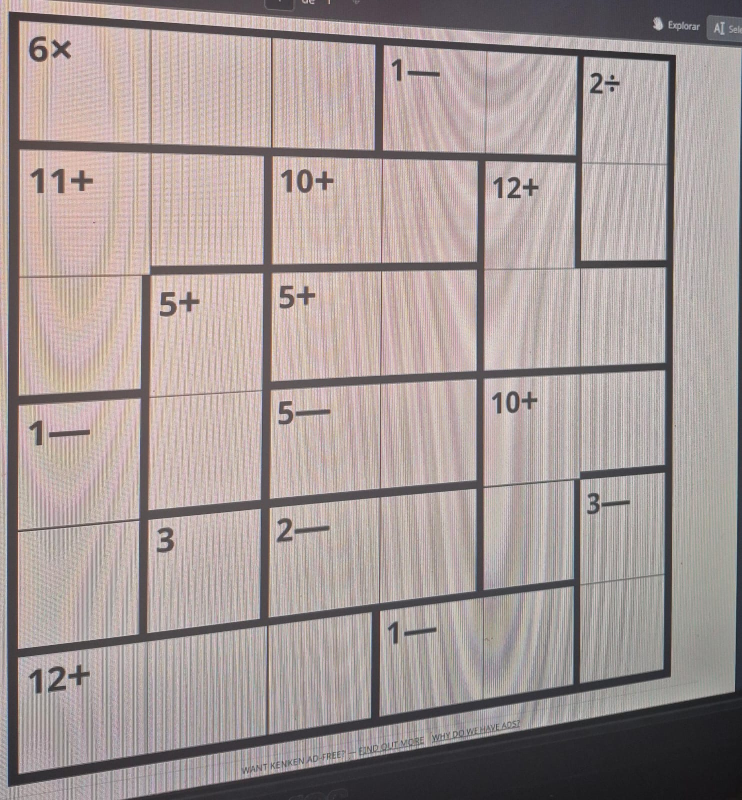
#> input picture irrelevant/prueba4.jpg, 1484 x 1600 px (shown at 1/2 size)
$ jupyter execute --allow-errors CNN_Model_test.ipynb
#> lines starting #> are read from the running program, lines starting #| are printed output that depends on the picture; after the words box and inside, x2 and y2 are one past the last pixel; in counts of white or black regions, pixels touching at a corner belong together
# Diagnóstico del pipeline de visión KenKen

Este notebook no entrena el modelo. Muestra cada etapa del procesamiento de una imagen tomada con cámara y señala dónde falla: contorno, perspectiva, grilla, jaulas, glyphs o clasificación.

[cell 1]
from pathlib import Path
import sys
import cv2
import numpy as np
import matplotlib.pyplot as plt

PROJECT_ROOT = Path.cwd().parent if Path.cwd().name == 'vision' else Path.cwd()
if str(PROJECT_ROOT) not in sys.path:
    sys.path.insert(0, str(PROJECT_ROOT))

IMAGE_PATH = PROJECT_ROOT / 'prueba4.jpg'
MODEL_PATH = PROJECT_ROOT / 'vision' / 'glyph_cnn.pt'
print('Imagen:', IMAGE_PATH)
print('Modelo:', MODEL_PATH)
if not IMAGE_PATH.exists():
    raise FileNotFoundError(f'Coloca prueba.jpg en la raíz del proyecto: {PROJECT_ROOT}')

## 1. Imagen original y normalización de iluminación

[cell 2]
image = cv2.imread(str(IMAGE_PATH))
#> image is the input picture: shape (1600, 1484, 3); mean B, G, R 151.3, 153.6, 165.6
if image is None:
    raise ValueError(f'OpenCV no pudo leer {IMAGE_PATH}')

gray = cv2.cvtColor(image, cv2.COLOR_BGR2GRAY)
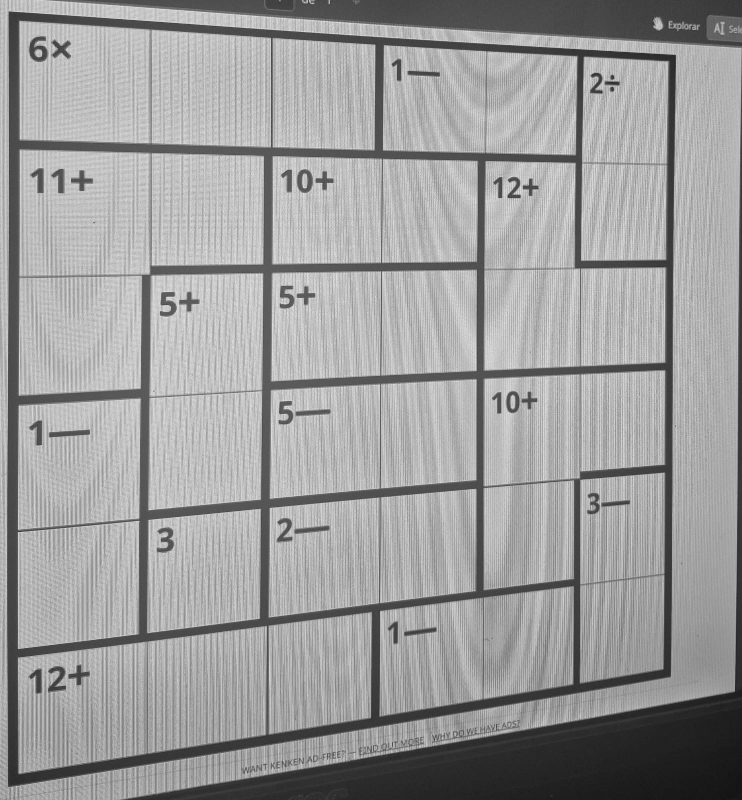
#> gray: shape (1600, 1484) (shown at 1/2 size); min 17, max 255, mean 156.9
clahe = cv2.createCLAHE(clipLimit=2.0, tileGridSize=(8, 8))
gray_clahe = clahe.apply(gray)
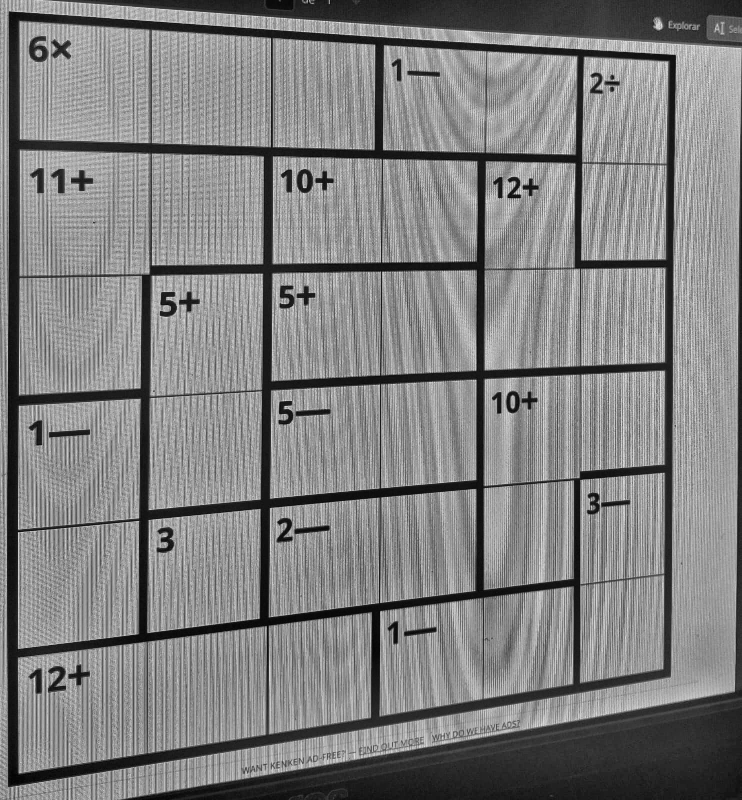
#> gray_clahe: shape (1600, 1484) (shown at 1/2 size); min 1, max 255, mean 129.2
background = cv2.GaussianBlur(gray_clahe, (0, 0), 25)
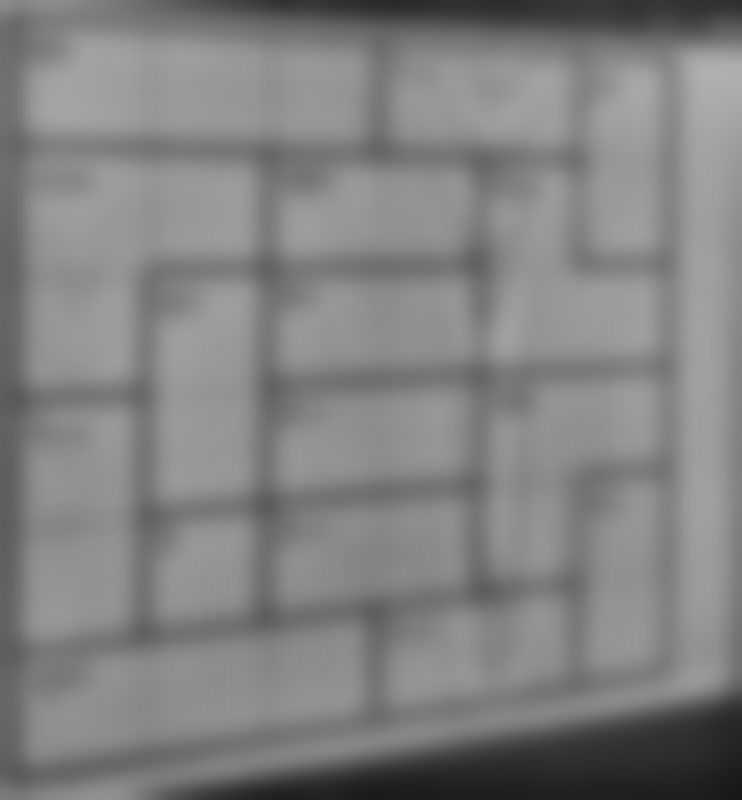
#> background: shape (1600, 1484) (shown at 1/2 size); min 24, max 176, mean 129.2
normalized = cv2.divide(gray_clahe, background, scale=255)
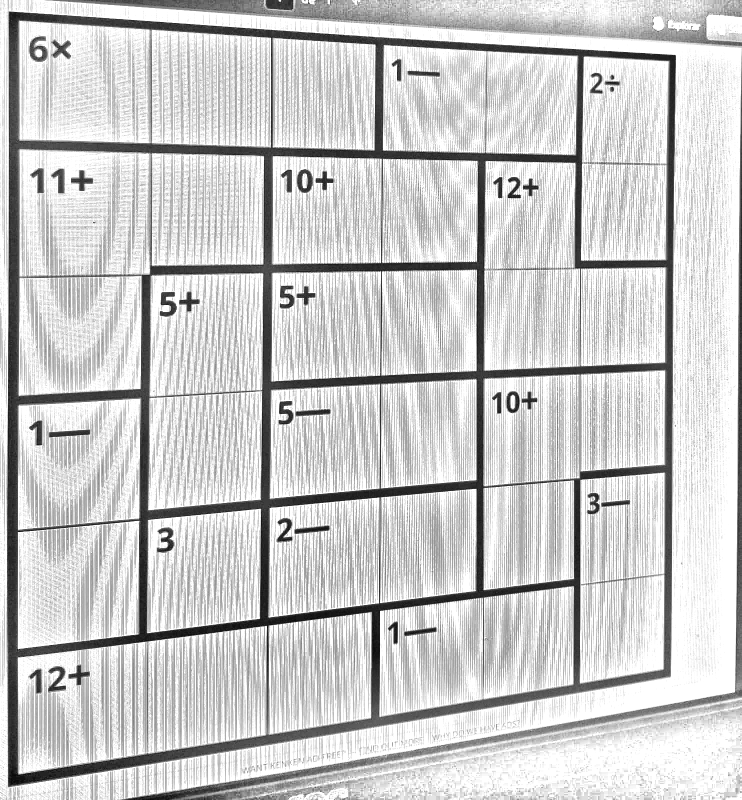
#> normalized: shape (1600, 1484) (shown at 1/2 size); min 2, max 255, mean 202.9

fig, axes = plt.subplots(1, 4, figsize=(22, 5))
for axis, data, title in zip(
    axes,
    [cv2.cvtColor(image, cv2.COLOR_BGR2RGB), gray, gray_clahe, normalized],
    ['Original', 'Escala de grises', 'CLAHE', 'Iluminación normalizada'],
):
    axis.imshow(data, cmap=None if data.ndim == 3 else 'gray')
    axis.set_title(title)
    axis.axis('off')
#> this loop made 4 passes
#> title on passes 1 to 4: 'Original', 'Escala de grises', 'CLAHE', 'Iluminación normalizada'
plt.show()
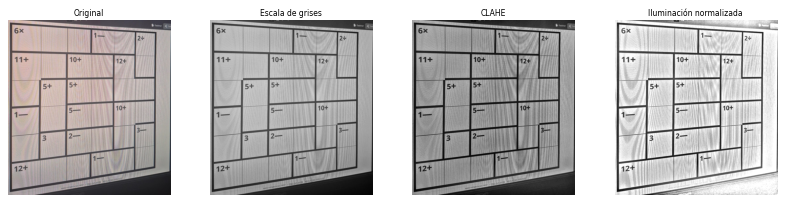
#> figure drawn by matplotlib, 4 panels

## 2. Umbral y contornos candidatos

Esta etapa permite ver si la cámara produce un contorno externo útil. Si no aparece un cuadrilátero grande alrededor del tablero, el fallo está antes de la CNN.

[cell 3]
threshold = cv2.adaptiveThreshold(
    cv2.GaussianBlur(normalized, (5, 5), 0), 255,
    cv2.ADAPTIVE_THRESH_GAUSSIAN_C, cv2.THRESH_BINARY_INV, 31, 10
)
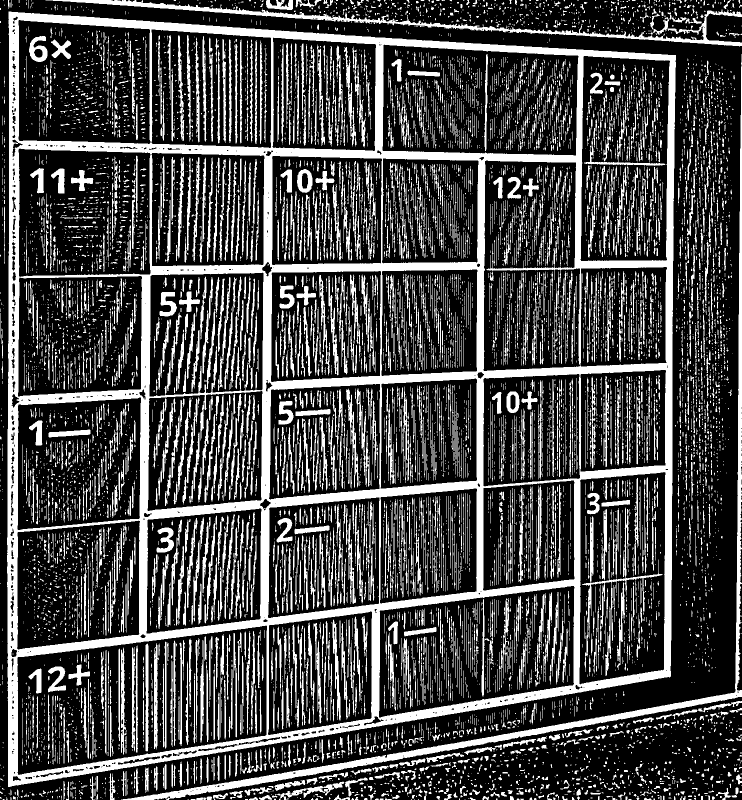
#> threshold: shape (1600, 1484) (shown at 1/2 size); 28.5% white; 10184 white regions (7344 under 20 px)
contours, _ = cv2.findContours(threshold, cv2.RETR_EXTERNAL, cv2.CHAIN_APPROX_SIMPLE)
#> contours = 2830 contours, 2492 with area under 20; largest, box (x1, y1, x2, y2) and area: (14, 23, 1352, 1574) 1853854, (242, 108, 1484, 1600) 20312, (91, 0, 1484, 93) 9804, (554, 1563, 689, 1600) 1082, (532, 0, 586, 20) 588
overlay = image.copy()
candidates = []
image_area = image.shape[0] * image.shape[1]
#> image_area = 2374400
for contour in sorted(contours, key=cv2.contourArea, reverse=True)[:20]:
    area = cv2.contourArea(contour)
    if area < 0.05 * image_area:
        continue
    perimeter = cv2.arcLength(contour, True)
    approx = cv2.approxPolyDP(contour, 0.02 * perimeter, True)
    candidates.append((area, len(approx), approx))
    cv2.drawContours(overlay, [approx], -1, (0, 0, 255), 3)
#> this loop made 20 passes
#> area on passes 2 to 13: 20312.5, 9803.5, 1082, 588, 426, 372, 362, 346.5, 287.5, 286, 283.5, 276
#> (area, perimeter, approx) on pass 1: (1853853.5, 5629.5, [[17, 23], [16, 1573], [1339, 1354], [1351, 110]])
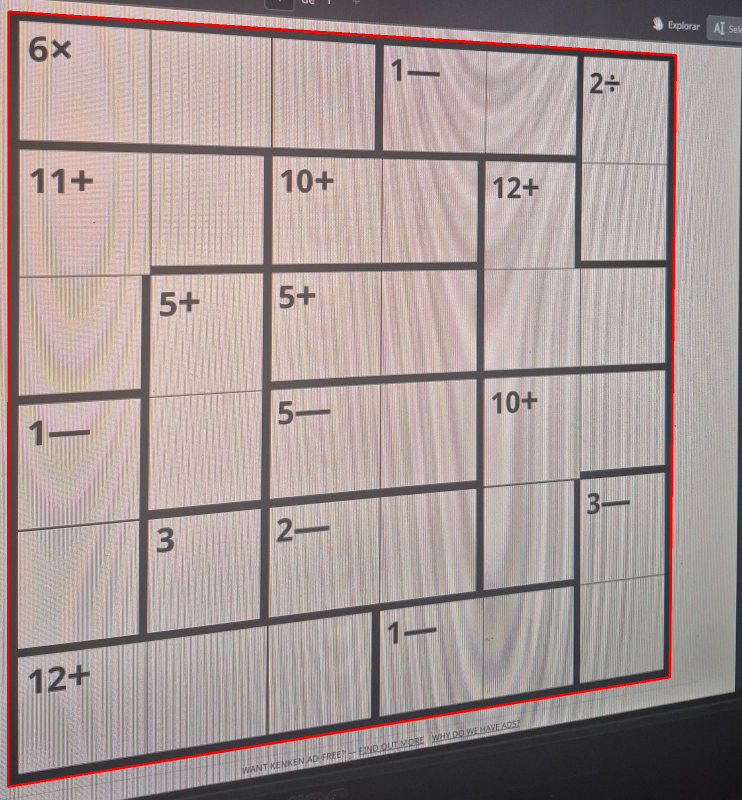
#> overlay: shape (1600, 1484, 3) (shown at 1/2 size); 1.14% of pixels changed, all inside (x1, y1, x2, y2) = (14, 21, 1354, 1576)
#> after the loop, candidates = [(1853853.5, 4, [[17, 23], [16, 1573], [1339, 1354], [1351, 110]])]

print('Contornos encontrados:', len(contours))
#| Contornos encontrados: 2830
print('Candidatos grandes:', [(round(a / image_area, 3), corners) for a, corners, _ in candidates])
#| Candidatos grandes: [(0.781, 4)]
if not candidates:
    print('FALLO: no hay un contorno grande candidato para la cuadrícula.')
elif not any(corners == 4 for _, corners, _ in candidates):
    print('ADVERTENCIA: hay contornos grandes, pero ninguno es cuadrilateral.')
else:
    print('OK: existe al menos un contorno cuadrilateral candidato.')

fig, axes = plt.subplots(1, 2, figsize=(16, 7))
axes[0].imshow(threshold, cmap='gray')
axes[0].set_title('Umbral adaptativo')
axes[1].imshow(cv2.cvtColor(overlay, cv2.COLOR_BGR2RGB))
axes[1].set_title('Contornos candidatos')
for axis in axes:
    axis.axis('off')
plt.show()
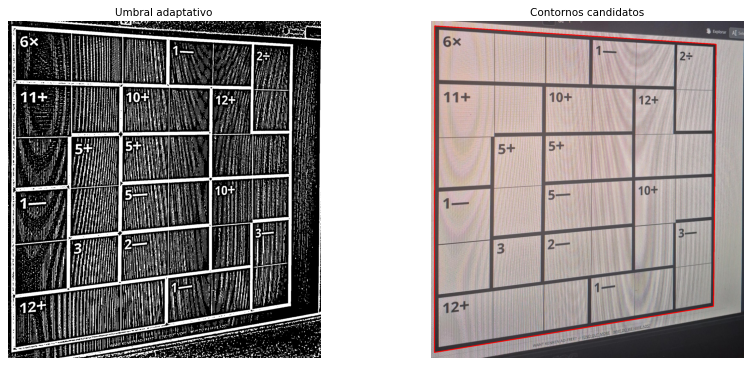
#> figure drawn by matplotlib, 2 panels

$ run again, with prueba2.jpg copied over irrelevant/prueba4.jpg
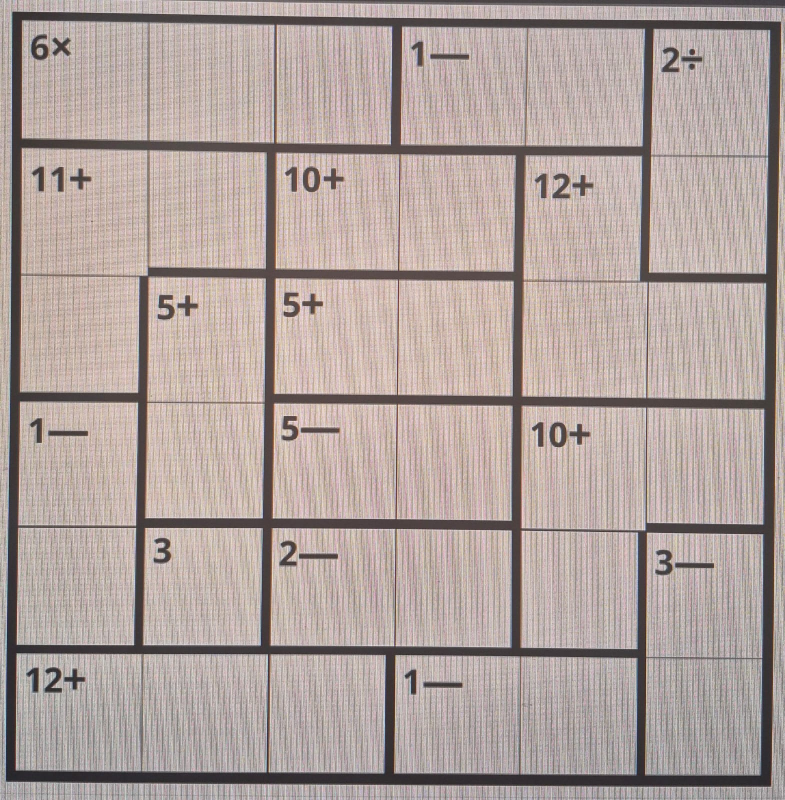
#> input picture prueba2.jpg, 1570 x 1600 px (shown at 1/2 size)
#> image is the input picture: shape (1600, 1570, 3); mean B, G, R 158.2, 162.6, 176.5
#> the loop `for axis, data, title in zip( axes, [cv2.cvtColor(image, cv2.COLOR_BGR..` made 4 passes
#> title on passes 1 to 4: 'Original', 'Escala de grises', 'CLAHE', 'Iluminación normalizada'
#> `threshold = cv2.adaptiveThreshold( cv2.GaussianBlur(normalized, (5, 5)..`:
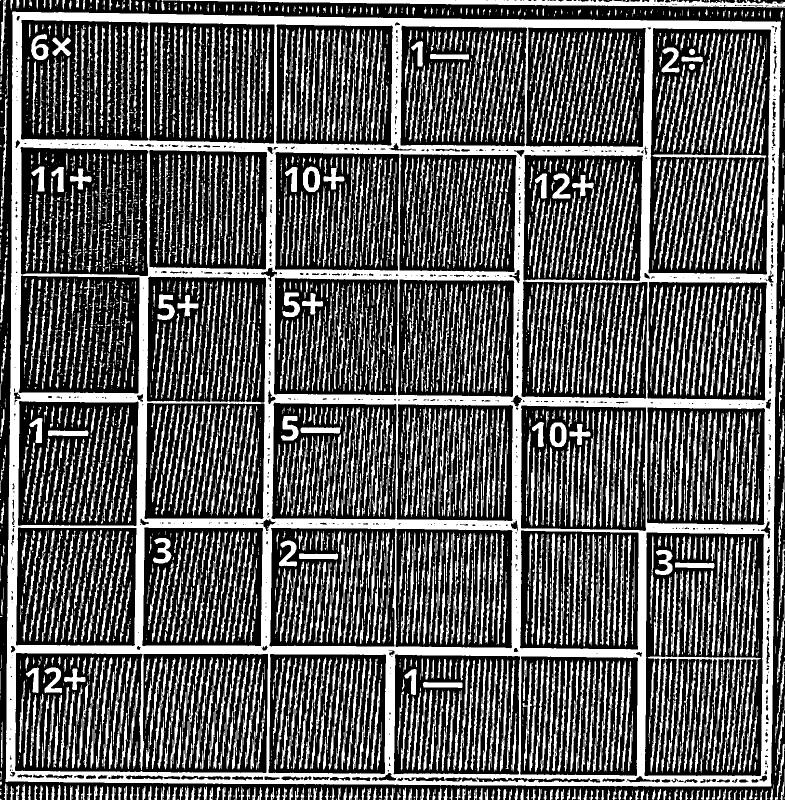
#> threshold: shape (1600, 1570) (shown at 1/2 size); 36.4% white; 4845 white regions (2826 under 20 px)
#> contours = 533 contours, 321 with area under 20; largest, box (x1, y1, x2, y2) and area: (11, 23, 1562, 1573) 2348508, (323, 0, 1570, 22) 7926, (2, 196, 15, 414) 532, (1, 0, 13, 149) 459, (1554, 1239, 1570, 1367) 370
#> the loop `for contour in sorted(contours, key=cv2.contourArea, reverse=True)[:20]:` made 20 passes
#> area on passes 2 to 9: 7926, 532, 459, 369.5, 352.5, 350.5, 298, 288
#> after the loop `for contour in sorted(contours, key=cv2.contourArea, reverse=True)[:20]:`: candidates = [(2348508.5, 4, [[25, 23], [11, 1563], [1541, 1572], [1561, 43]])]
#| Contornos encontrados: 533
#| Candidatos grandes: [(0.935, 4)]
#> `plt.show()`:
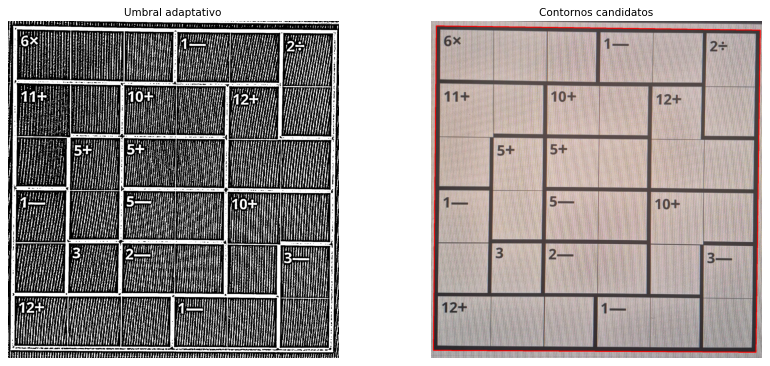
#> figure drawn by matplotlib, 2 panels

$ run again, with prueba3.jpg copied over irrelevant/prueba4.jpg
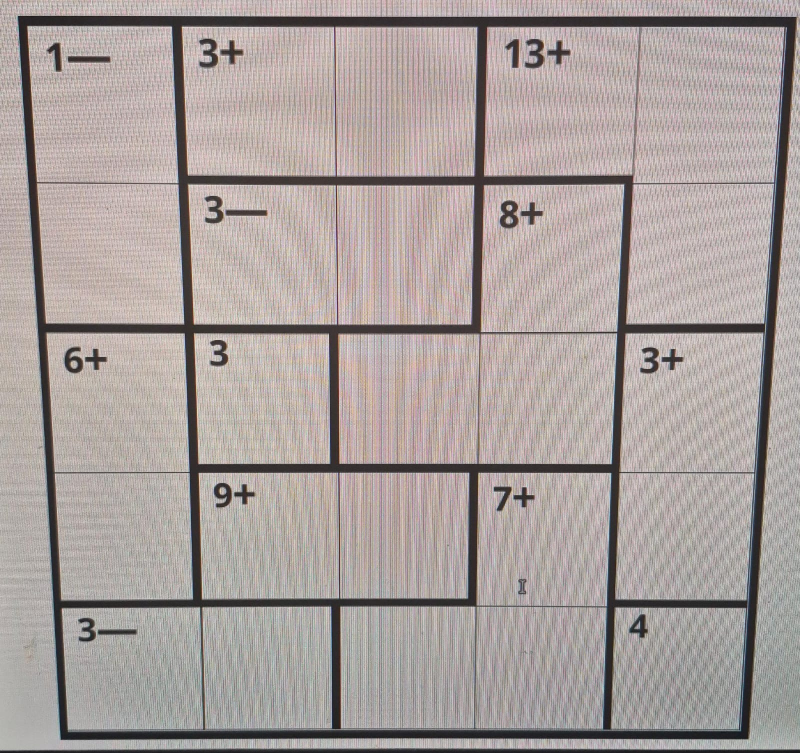
#> input picture prueba3.jpg, 1600 x 1506 px (shown at 1/2 size)
#> image is the input picture: shape (1506, 1600, 3); mean B, G, R 157.3, 160, 169.3
#> the loop `for axis, data, title in zip( axes, [cv2.cvtColor(image, cv2.COLOR_BGR..` made 4 passes
#> title on passes 1 to 4: 'Original', 'Escala de grises', 'CLAHE', 'Iluminación normalizada'
#> `threshold = cv2.adaptiveThreshold( cv2.GaussianBlur(normalized, (5, 5)..`:
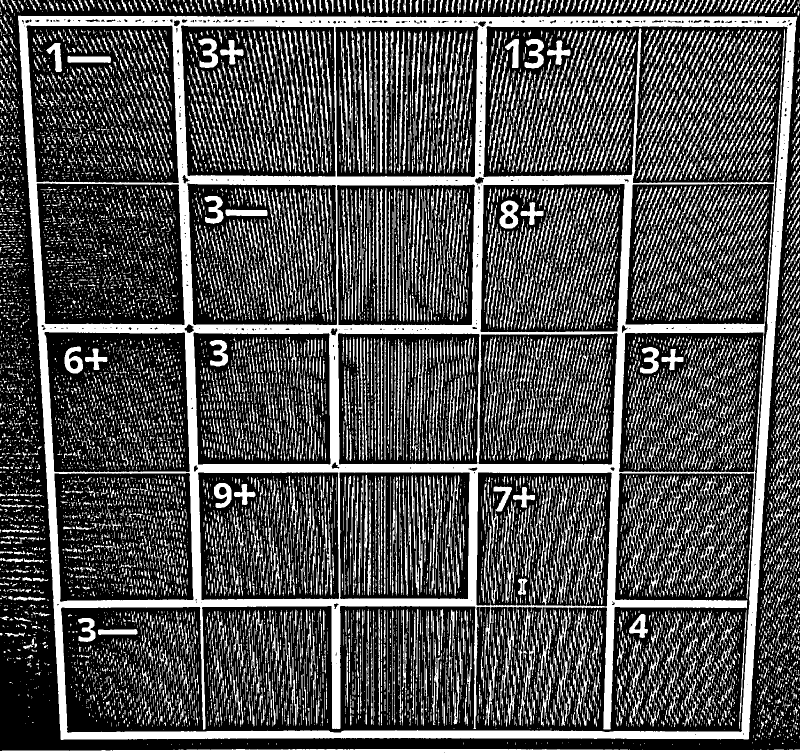
#> threshold: shape (1506, 1600) (shown at 1/2 size); 32.3% white; 13101 white regions (7795 under 20 px)
#> contours = 2391 contours, 2053 with area under 20; largest, box (x1, y1, x2, y2) and area: (36, 31, 1595, 1480) 2112272, (0, 1498, 1600, 1506) 9180, (27, 1193, 91, 1202) 252, (1549, 1012, 1580, 1042) 182, (0, 1116, 47, 1125) 166
#> the loop `for contour in sorted(contours, key=cv2.contourArea, reverse=True)[:20]:` made 20 passes
#> area on passes 2 to 9: 9180.5, 251.5, 182, 166.5, 132.5, 119.5, 112.5, 108
#> after the loop `for contour in sorted(contours, key=cv2.contourArea, reverse=True)[:20]:`: candidates = [(2112272, 4, [[36, 32], [122, 1479], [1497, 1477], [1592, 33]])]
#| Contornos encontrados: 2391
#| Candidatos grandes: [(0.877, 4)]
#> `plt.show()`:
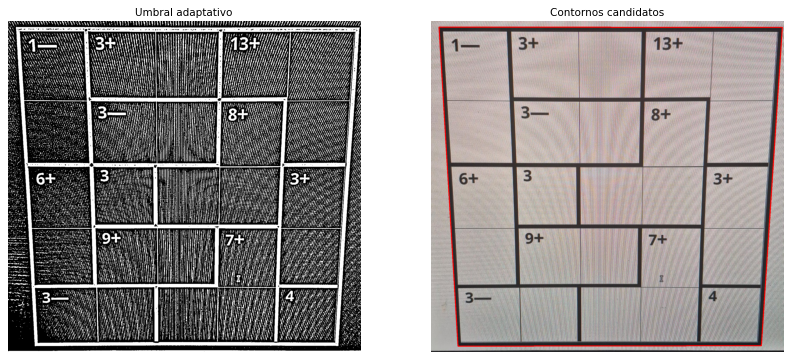
#> figure drawn by matplotlib, 2 panels
